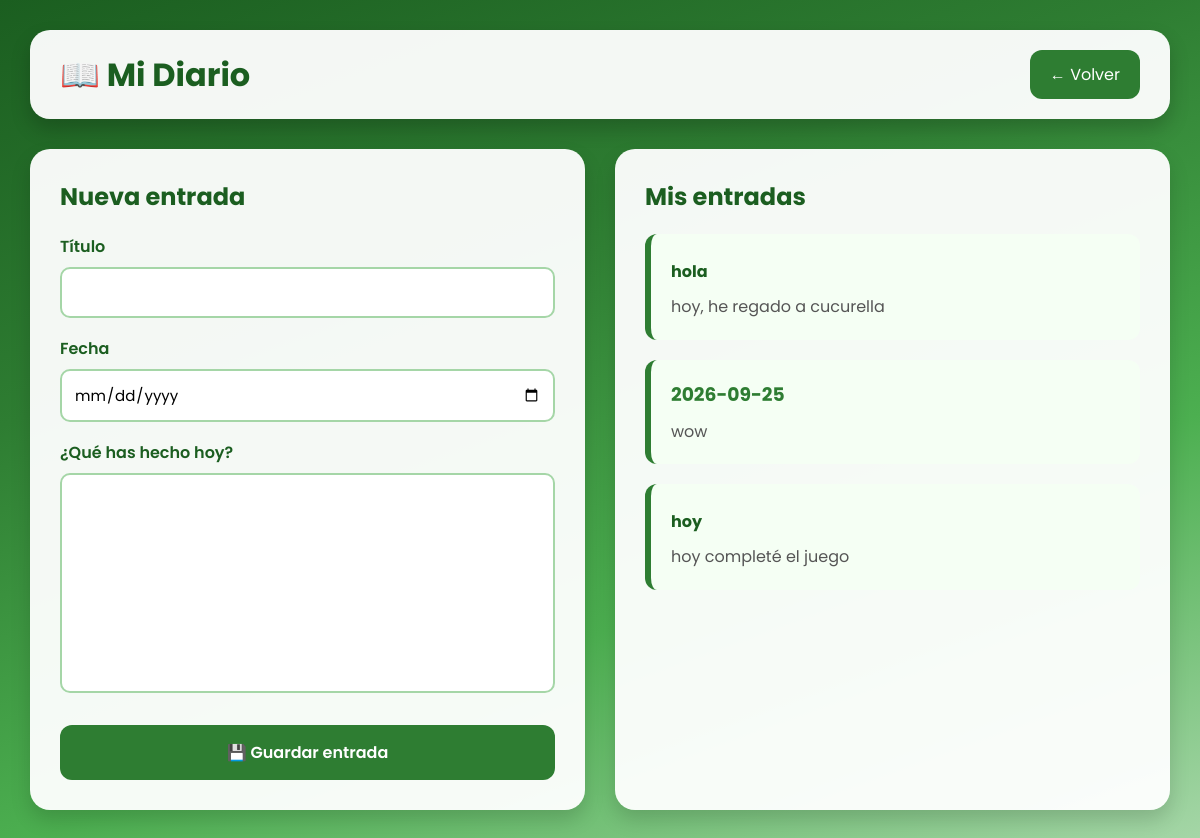
Screenshot of /diario (signed in) with the database file from the repository.
### main.py (models this page shows, shortened)
class DiaryEntry(db.Model):
    id = db.Column(db.Integer, primary_key=True)
    user_id = db.Column(db.Integer, db.ForeignKey('user.id'), nullable=False)
    title = db.Column(db.String(100), nullable=False)
    content = db.Column(db.Text, nullable=False)
    date = db.Column(db.Integer, nullable=False)

### main.py (the view)
@app.route('/diario')
def diario():
    if 'user_id' not in session:
        return redirect('/')
    entradas = DiaryEntry.query.filter_by(
        user_id=session['user_id']
    )
    return render_template("diario.html", entradas=entradas)

### templates/diario.html (shortened to what this page needs)
<!DOCTYPE html>
<html lang="es">
<head>
    <link rel="stylesheet" href="../static/css/diario.css">
</head>
<body>
    <header class="encabezado">
        <h1>📖 Mi Diario</h1>
        <a href="dashboard" class="volver">← Volver</a>
    </header>
    <main class="contenedor">
        <section class="escribir">
            <h2>Nueva entrada</h2>
            <form action="{{ url_for('guardar_entrada') }}" method="POST">
                <label for="titulo">Título</label>
                <input type="text" id="titulo" name="titulo" required>
                <label for="fecha">Fecha</label>
                <input type="date" id="fecha" name="fecha" required>
                <label for="texto">¿Qué has hecho hoy?</label>
                <textarea id="texto" name="texto" required></textarea>
                <button type="submit">
                    💾 Guardar entrada
                </button>
            </form>
        </section>
        <section class="historial">
            <h2>Mis entradas</h2>
            {% if entradas %}
                {% for entrada in entradas %}
                    <div class="entrada">
                        <h3>{{ entrada.date}}</h3>
                        <h4>{{ entrada.title }}</h4>
                        <p>{{ entrada.content }}</p>
                    </div>
                {% endfor %}
            {% else %}
                <p>Aún no has escrito ninguna entrada.</p>
            {% endif %}
        </section>
    </main>
</body>
</html>

### static/css/diario.css (style rules this page uses)
* { margin:0; padding:0; box-sizing:border-box; font-family:'Poppins',sans-serif; }
body { min-height:100vh; background:linear-gradient(160deg,#1B5E20,#2E7D32,#4CAF50,#A5D6A7); padding:30px; }
.encabezado { max-width:1200px; margin:auto; margin-bottom:30px; background:rgba(255,255,255,.95); border-radius:20px; padding:20px 30px; display:flex; justify-content:space-between; align-items:center; box-shadow:0 10px 20px rgba(0,0,0,.2); }
.encabezado h1 { color:#1B5E20; }
.volver { text-decoration:none; background:#2E7D32; color:white; padding:12px 20px; border-radius:12px; transition:.3s; }
.contenedor { max-width:1200px; margin:auto; display:grid; grid-template-columns:1fr 1fr; gap:30px; }
.escribir, .historial { background:rgba(255,255,255,.95); border-radius:20px; padding:30px; box-shadow:0 10px 20px rgba(0,0,0,.15); }
h2 { color:#1B5E20; margin-bottom:20px; }
label { display:block; margin-top:18px; margin-bottom:8px; color:#1B5E20; font-weight:600; }
input, select, textarea { width:100%; padding:12px; border:2px solid #A5D6A7; border-radius:10px; outline:none; font-size:15px; }
textarea { resize:none; height:220px; }
button { width:100%; margin-top:25px; padding:15px; border:none; border-radius:12px; background:#2E7D32; color:white; font-size:16px; font-weight:600; cursor:pointer; transition:.3s; }
.entrada { background:#F5FFF4; border-left:6px solid #2E7D32; padding:20px; border-radius:12px; margin-bottom:20px; }
.entrada h3 { color:#2E7D32; margin-bottom:5px; }
.entrada h4 { margin-bottom:10px; color:#1B5E20; }
.entrada p { color:#555; line-height:1.6; }

### rows the page displays
DiaryEntry: title "hola", content "hoy, he regado a cucurella"
DiaryEntry: date "2026-09-25", content "wow"
DiaryEntry: title "hoy", content "hoy completé el juego"
